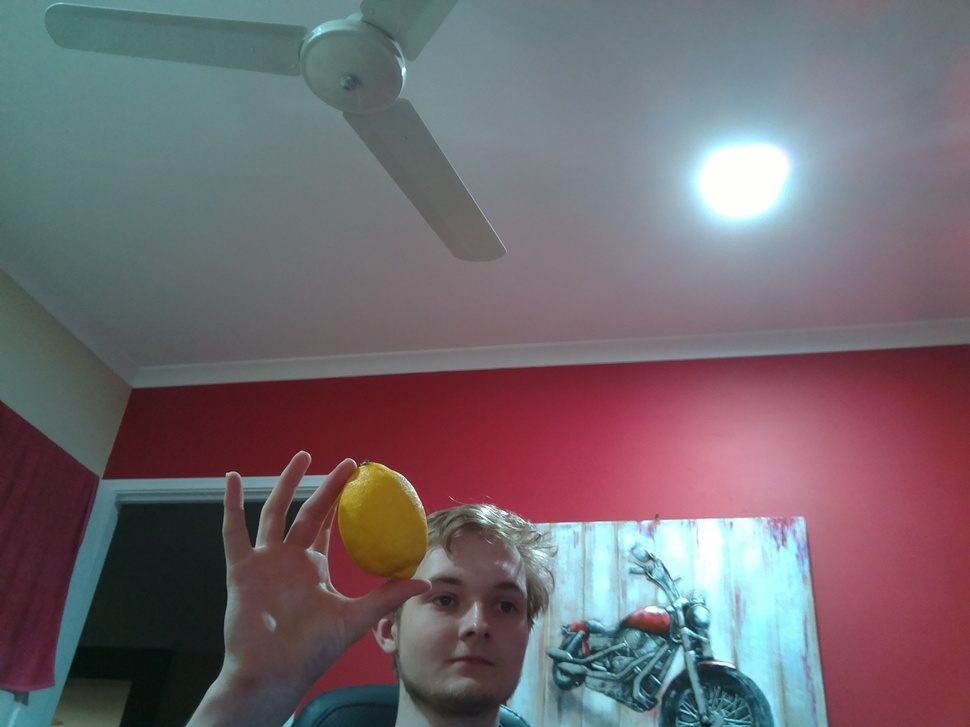
#> input picture rpi_backups/backup_28092022/pi/Documents/ExampleScripts/calip.jpg, 970 x 727 px, shrunk from 2592 x 1944 before the run, given in place of the camera
$ python canny_demo.py
#> lines starting #> are read from the running program, lines starting #| are printed output that depends on the picture
# https://riptutorial.com/opencv/example/26315/canny-edge-video-from-webcam-capture---python

import time
from imutils.video import VideoStream
import cv2

def canny_webcam():
    "Live capture frames from webcam and show the canny edge image of the captured frames."

    # cap = cv2.VideoCapture(0)
    cam_res = (128, 64)
    cap = VideoStream(usePiCamera=True, resolution=cam_res, framerate=20).start()
    print("Camera warming up...")
    time.sleep(2.0)

    while True:
        # ret, frame = cap.read()  # ret gets a boolean value. True if reading is successful (I think). frame is an
        frame = cap.read()
#> frame is the input picture: shape (727, 970, 3); mean B, G, R 110.6, 104.5, 113.7
        # uint8 numpy.ndarray

        frame = cv2.GaussianBlur(frame, (7, 7), 2)
        frame = cv2.cvtColor(frame, cv2.COLOR_BGR2GRAY)
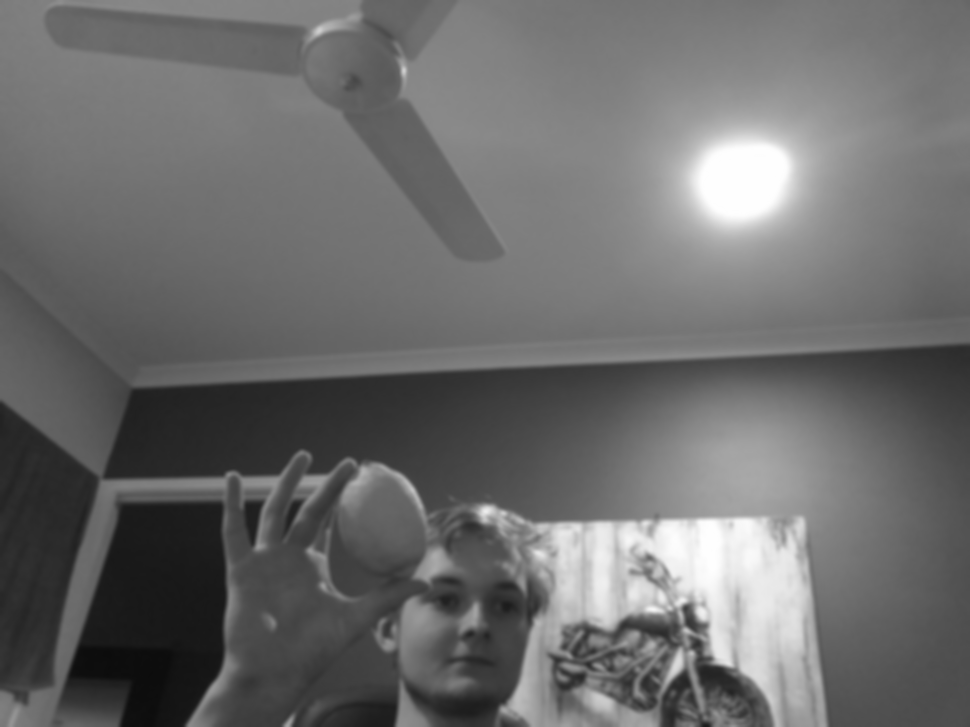
#> frame: shape (727, 970); min 12, max 254, mean 108

        edge = cv2.Canny(frame, 30, 170)
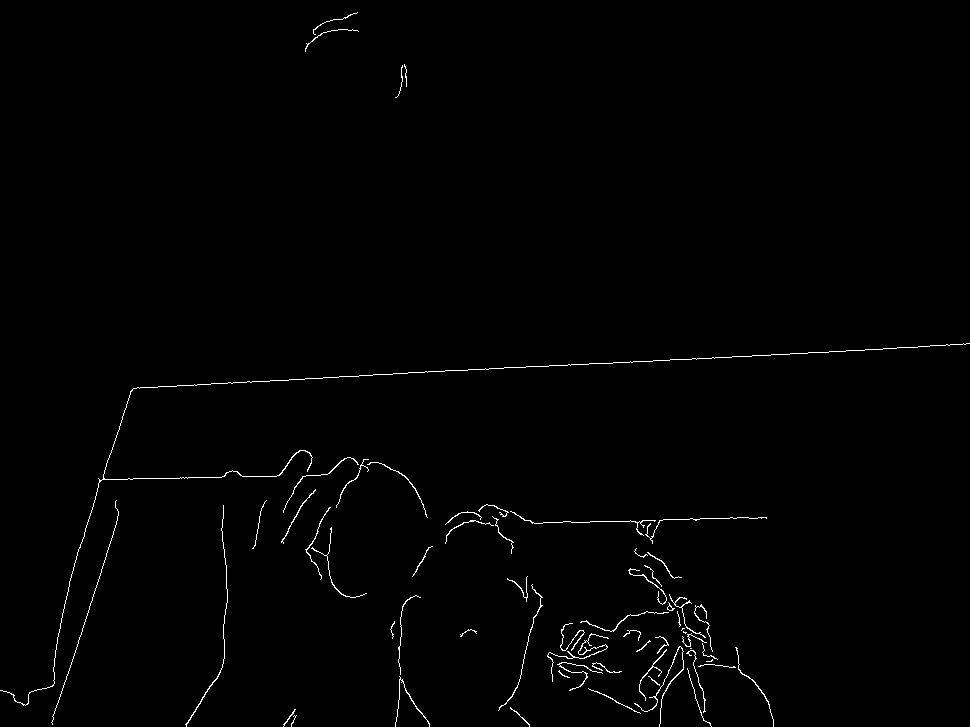
#> edge: shape (727, 970); 0.86% white in thin lines or dots

        cv2.imshow('Canny Edge', edge)

        if cv2.waitKey(20) == ord('q'):  # Introduce 20 milisecond delay. press q to exit.
#> (key q is pressed here)
            break

    cap.stop()

canny_webcam()

$ run again, on rpi_backups/backup_28092022/pi/Documents/ExampleScripts/800-image1.png
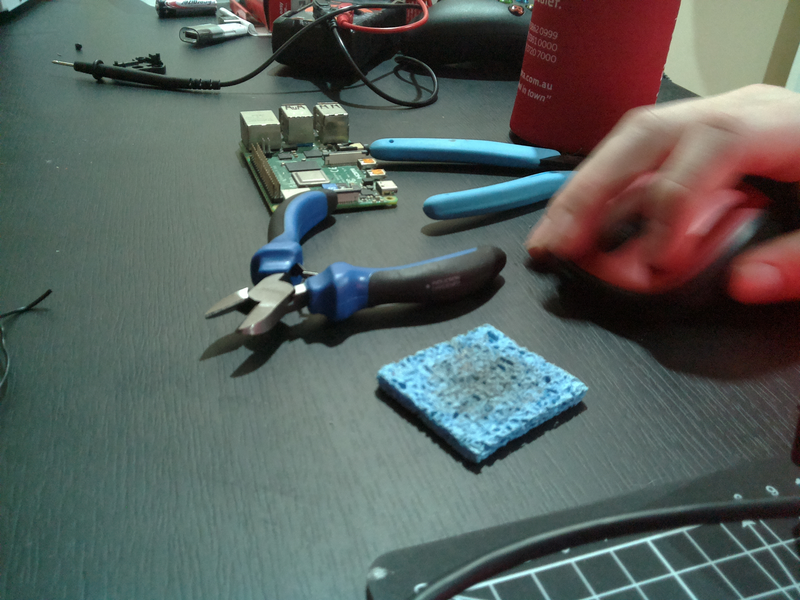
#> input picture rpi_backups/backup_28092022/pi/Documents/ExampleScripts/800-image1.png, 800 x 600 px, given in place of the camera
#> in canny_webcam, frame is the input picture: shape (600, 800, 3); mean B, G, R 94.2, 98, 88.8
#> in canny_webcam, `frame = cv2.cvtColor(frame, cv2.COLOR_BGR2GRAY)`:
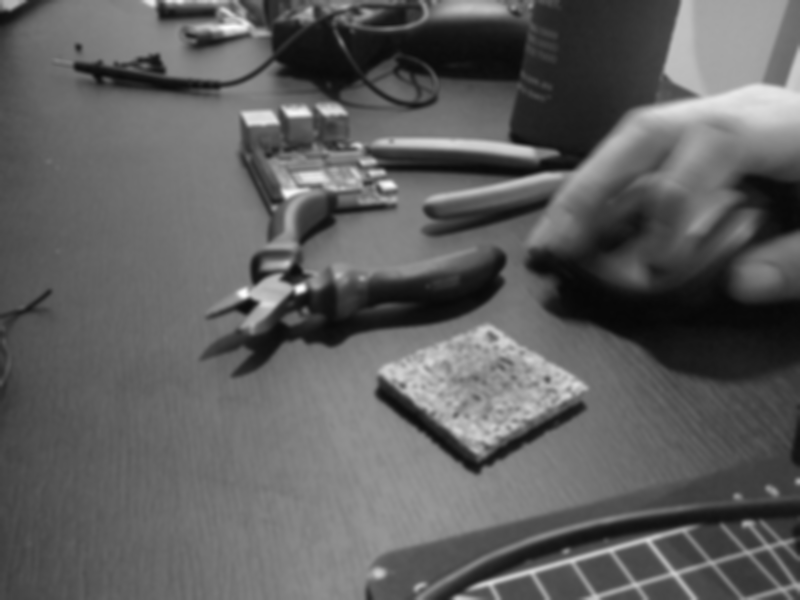
#> frame: shape (600, 800); min 6, max 253, mean 94.8
#> in canny_webcam, `edge = cv2.Canny(frame, 30, 170)`:
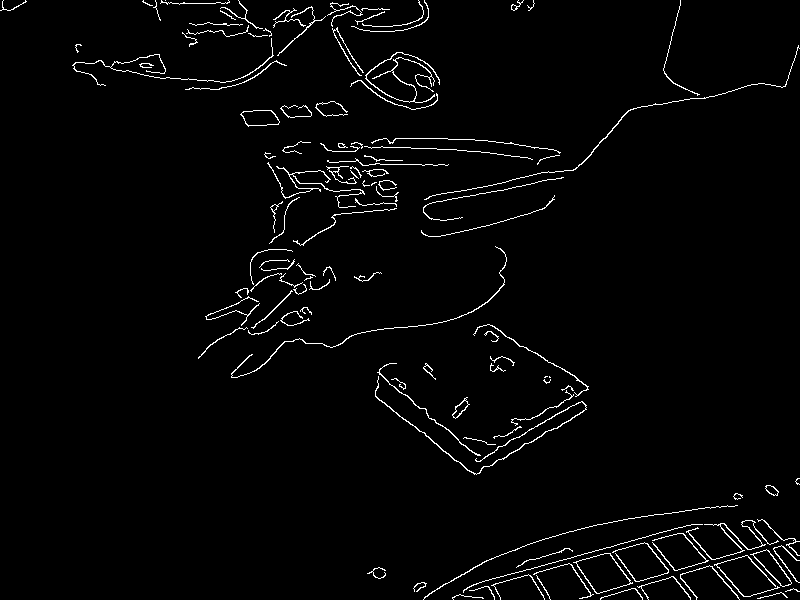
#> edge: shape (600, 800); 2.3% white in thin lines or dots

$ run again, on rpi_backups/backup_28092022/pi/Documents/ExampleScripts/lego.png
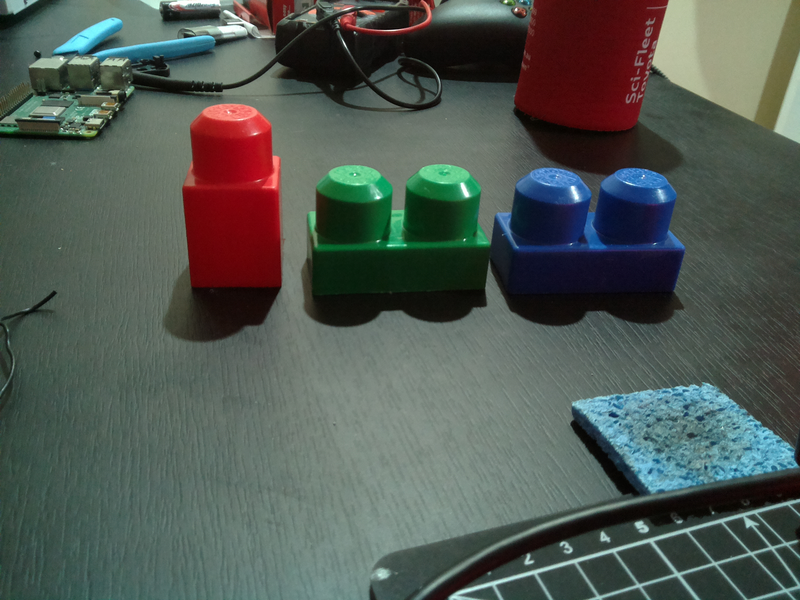
#> input picture rpi_backups/backup_28092022/pi/Documents/ExampleScripts/lego.png, 800 x 600 px, given in place of the camera
#> in canny_webcam, frame is the input picture: shape (600, 800, 3); mean B, G, R 83.3, 89.4, 80.8
#> in canny_webcam, `frame = cv2.cvtColor(frame, cv2.COLOR_BGR2GRAY)`:
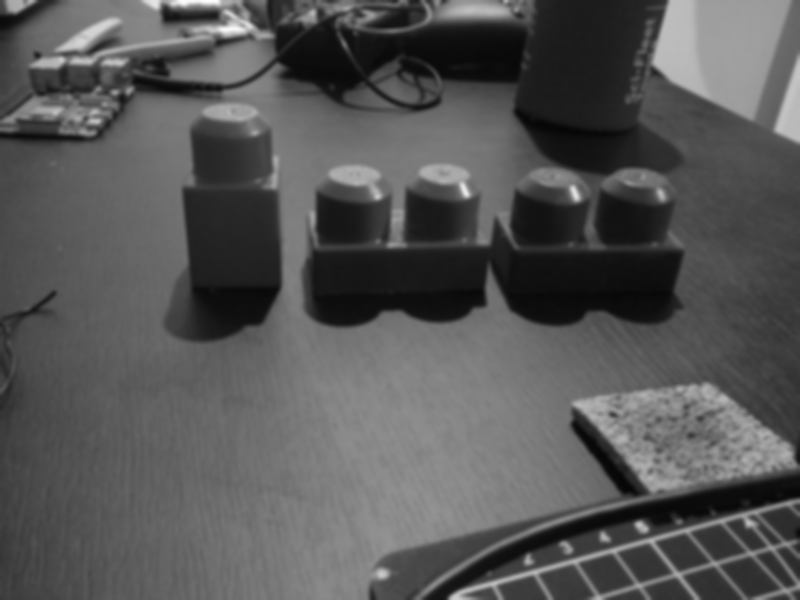
#> frame: shape (600, 800); min 6, max 253, mean 86.1
#> in canny_webcam, `edge = cv2.Canny(frame, 30, 170)`:
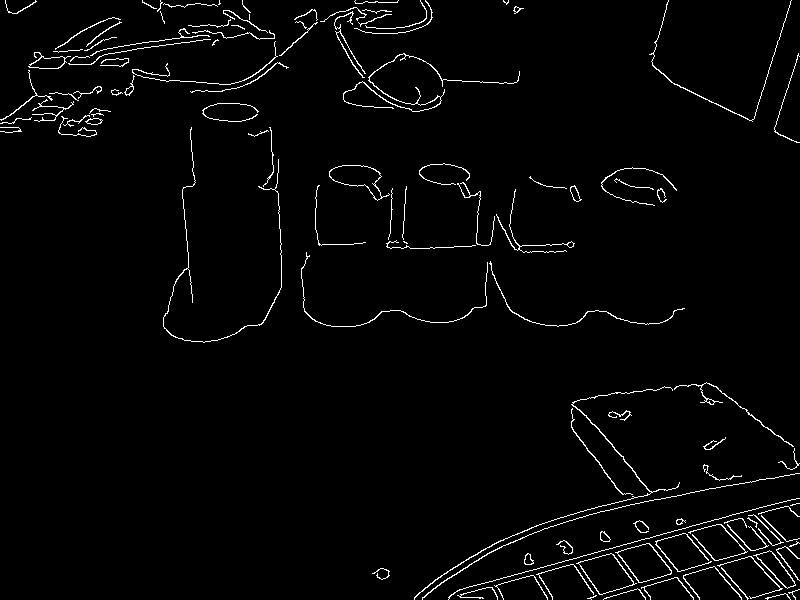
#> edge: shape (600, 800); 2.4% white in thin lines or dots
